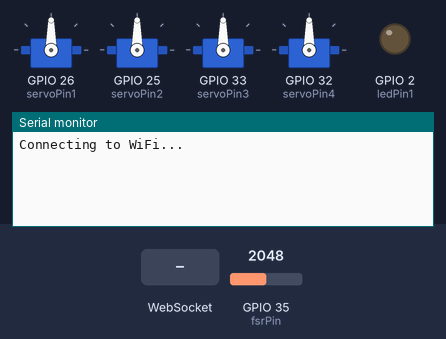
The sketch below on a simulated ESP32. Shown: 4 × servo, output pins drawn as LEDs (lit = HIGH), the last lines printed to the serial monitor. Inputs (shaded band) come from the test bench; at power-on: GPIO 35 (fsrPin) = 2048. WiFi joins after 1.5 s; servers stay silent unless stated.

Above: at 5.7 s.
5.8 s: WebSocket text "led1" received
At 6.9 s:
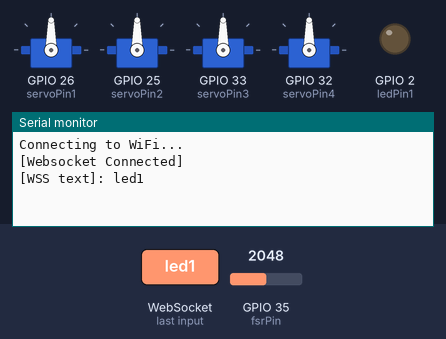
7.3 s: WebSocket text "on" received
At 8.1 s:
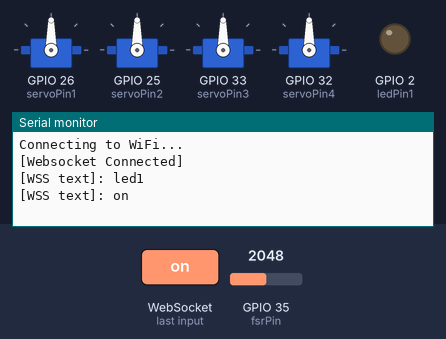
8.8 s: WebSocket text "servo1" received
At 9.2 s:
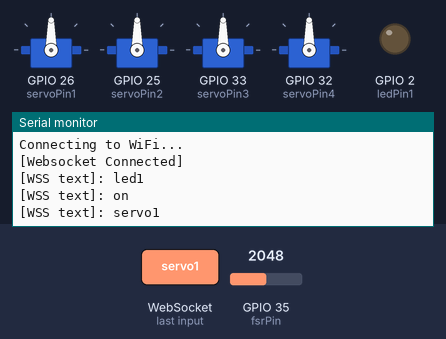

Measured:
- after the input at 5.8 s, the serial monitor: prints a new line at once (image 1)
- after the input at 7.3 s, the serial monitor: prints a new line at once (image 2)
- after the input at 8.8 s, the serial monitor: prints a new line at once (image 3)

The sketch:

hurob1_week10_multi_servo.ino
```cpp
#include <Arduino.h>

#include <WiFi.h>
#include <WiFiMulti.h>
#include <WiFiClientSecure.h>
#include <WebSocketsClient.h>
#include <ArduinoJson.h>
#include <ESP32Servo.h>

// Initate objects
WiFiMulti WiFiMulti;
WebSocketsClient webSocket;

#define USE_SERIAL Serial
#define sensorID "r123456"  // unique ID for your device

long lastSent = 0;  // number of ms since last sent
int counter = 0;  // for testing

int ledPin1 = 2;  //led pin
int servoPin1 = 26;  //servo pin
int servoPin2 = 25;  //servo pin
int servoPin3 = 33;  //servo pin
int servoPin4 = 32;  //servo pin
int fsrPin = 35;  //force sensor pin

Servo myservo1;  // create servo object to control a servo
Servo myservo2;  // create servo object to control a servo
Servo myservo3;  // create servo object to control a servo
Servo myservo4;  // create servo object to control a servo

void moveServo(int servo, int angle) {
    if (angle < 0 || angle > 180) {
      Serial.println("Invalid range!");
    }
    else {  //range is within 0-180
      Serial.print("Moving now to ");
      Serial.println(angle);

      if (servo == 1) {
        myservo1.write(angle);  //move servo to position
      } else if (servo == 2) {
        myservo2.write(angle);  //move servo to position
      } else if (servo == 3) {
        myservo3.write(angle);  //move servo to position
      } else if (servo == 4) {
        myservo4.write(angle);  //move servo to position
      }

      delay(1000);
    }
}

void webSocketEvent(WStype_t type, uint8_t * payload, size_t length) {
  switch(type) {
    case WStype_DISCONNECTED:
      USE_SERIAL.println("[Websocket Disconnected]");
      break;

    case WStype_CONNECTED:
      {
        USE_SERIAL.println("[Websocket Connected]");

        // Introduce our device
        const size_t capacity = JSON_OBJECT_SIZE(3);
        DynamicJsonBuffer jsonBuffer(capacity);

        JsonObject& root = jsonBuffer.createObject();
        root["action"] = "newRobot";
        root["robotID"] = sensorID;
        root["secret"] = "password";
        String packet;
        root.printTo(packet);   // Fills it with  {"action":"newRobot","robotID":"r123456","secret":"password"}
        webSocket.sendTXT(packet);   //Sends it to introduce to the server
      }
      break;

    case WStype_TEXT:
    {
      USE_SERIAL.printf("[WSS text]: %s\n", payload);

      String incoming = (char *)payload;  // {"action":"data","command":"ledON"}

      const size_t capacity = JSON_OBJECT_SIZE(2) + 90;
      DynamicJsonBuffer jsonBuffer(capacity);

      JsonObject& root = jsonBuffer.parseObject(incoming);

      const char* action = root["action"]; // "data"
      const char* comm = root["command"]; //  "{\"control\":\"led\",\"state\":\"on\"}"

      // Parse sub-level JSON
      DynamicJsonBuffer commandBuffer;
      JsonObject& command = commandBuffer.parseObject(comm);

      const char* control = command["control"]; // "led" or "servo"

      // Check if the "state" field is present
      if (command.containsKey("state")) {
        const char* state = command["state"]; // "on" or "off"
        // You can add code here to control the LED
        if (strcmp(control, "led1") == 0) {
          if (strcmp(state, "on") == 0) {
            // Turn on LED code
            digitalWrite(ledPin1, HIGH);
          } else {
            // Turn off LED code
            digitalWrite(ledPin1, LOW);
          }
        }
      }

      // Check if the "angle" field is present
      if (command.containsKey("angle")) {
        int angle = command["angle"]; // e.g. 90
        if (strcmp(control, "servo1") == 0) {
          // Set servo to the specified angle
          moveServo(1, angle);
        }
        if (strcmp(control, "servo2") == 0) {
          // Set servo to the specified angle
          moveServo(2, angle);
        }
        if (strcmp(control, "servo3") == 0) {
          // Set servo to the specified angle
          moveServo(3, angle);
        }
        if (strcmp(control, "servo4") == 0) {
          // Set servo to the specified angle
          moveServo(4, angle);
        }
      }

    }
      break;
    case WStype_BIN:
      break;
  }
}

void sendStatus(String msg) {
  const size_t capacity = JSON_OBJECT_SIZE(3);
  DynamicJsonBuffer jsonBuffer(capacity);

  JsonObject& root = jsonBuffer.createObject();
  root["action"] = "pubRobot";
  root["robotID"] = sensorID;
  root["sensorVal"] = msg;

  String packet;
  root.printTo(packet);   // Fills it with  {"action":"newRobot","robotID":"r123456","secret":"password"}
  webSocket.sendTXT(packet);  //send it to all the subscribers of this device
}

void setup() {
  pinMode(ledPin1, OUTPUT);

  myservo1.setPeriodHertz(50);   // standard 50hz servo
  myservo1.attach(servoPin1, 800, 2300);

  myservo2.setPeriodHertz(50);   // standard 50hz servo
  myservo2.attach(servoPin2, 800, 2300);

  myservo3.setPeriodHertz(50);   // standard 50hz servo
  myservo3.attach(servoPin3, 800, 2300);

  myservo4.setPeriodHertz(50);   // standard 50hz servo
  myservo4.attach(servoPin4, 800, 2300);

  USE_SERIAL.begin(115200);
  USE_SERIAL.setDebugOutput(true);

  USE_SERIAL.println();
  USE_SERIAL.println();
  USE_SERIAL.println();

  USE_SERIAL.println("Connecting to WiFi...");
  delay(3000);

  WiFiMulti.addAP("YourWirelessName", "password"); //connect to the building WiFi

  while(WiFiMulti.run() != WL_CONNECTED) {
    delay(100); //keeps waiting until we get a connection
  }

  webSocket.beginSSL("gyropalm.com", 3200);
  webSocket.onEvent(webSocketEvent);  //attached the callback
}

void loop() {
  webSocket.loop(); //keep running to stay alive

  if (millis() - lastSent > 500) {
    int sensor = analogRead(fsrPin);
    int normalVal = constrain(sensor, 0, 3740);
    normalVal = map(normalVal, 0, 3740, 0, 100);

    String test = "sensor: " + String(sensor);   // says hello world 1
    sendStatus(test);
    counter ++;

    lastSent = millis();  //sync up the last time we sent something
  }

}
```
